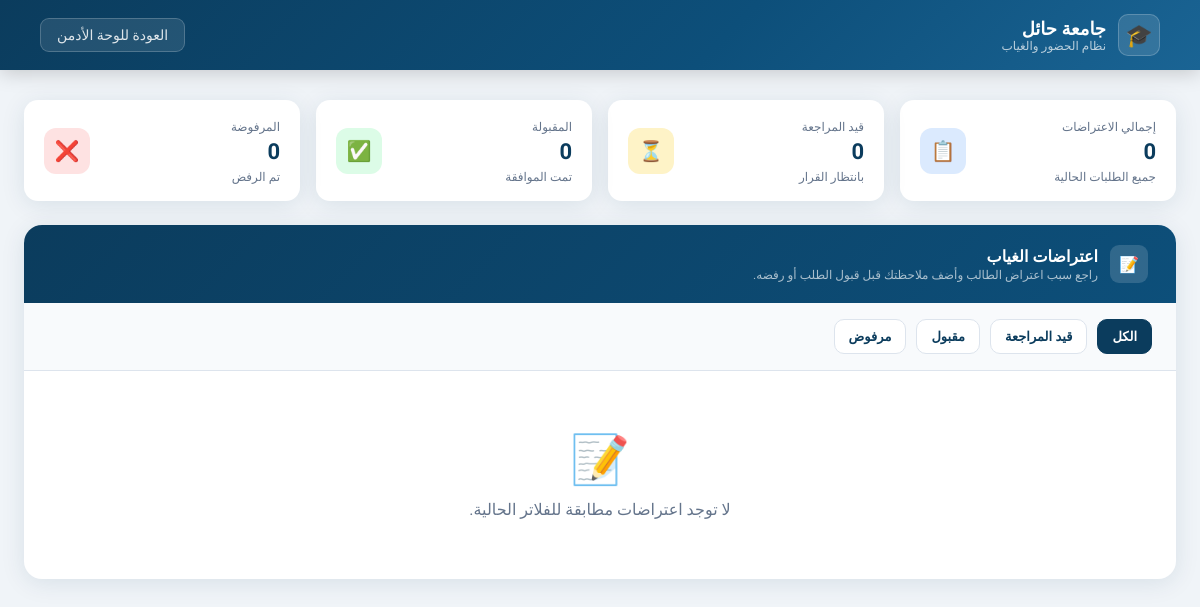
The app's page /admin/appeals (signed in), older data.
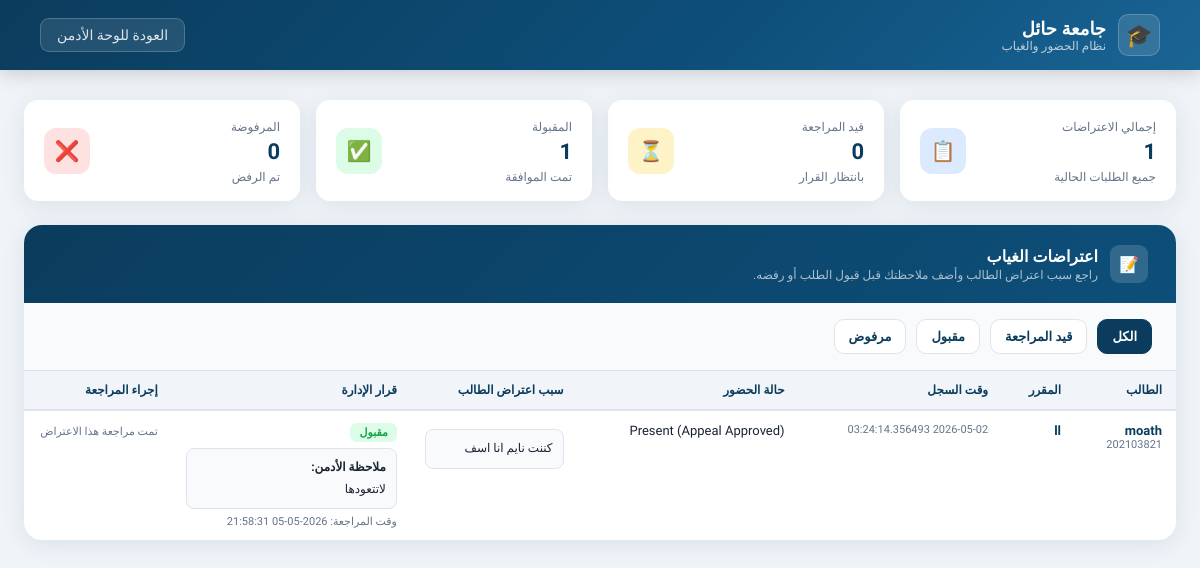
The same page, newer data.
### tables this page shows
CREATE TABLE student_absence_appeals (
                id INTEGER PRIMARY KEY AUTOINCREMENT,
                attendance_id INTEGER,
                university_id TEXT,
                reason TEXT,
                status TEXT DEFAULT 'pending'
            , admin_note TEXT, created_at DATETIME, reviewed_at DATETIME);

### routes/admin_routes.py (the view)
    @app.route("/admin/appeals")
    def admin_appeals():
        if "admin" not in session:
            return redirect("/admin/login")
        status_filter = (request.args.get("status") or "all").strip().lower()
        if status_filter not in {"all", "pending", "approved", "rejected"}:
            status_filter = "all"
        conn = None
        try:
            conn = get_db()
            cur = conn.cursor()
            query = """
                SELECT
                    ap.id,
                    ap.attendance_id,
                    ap.university_id,
                    COALESCE(st.name, '-') AS student_name,
                    COALESCE(se.course_name, '-') AS course_name,
                    COALESCE(a.check_in, '') AS check_in,
                    COALESCE(a.status, '') AS attendance_status,
                    ap.reason,
                    ap.status,
                    COALESCE(ap.admin_note, '') AS admin_note,
                    COALESCE(ap.created_at, '') AS created_at,
                    COALESCE(ap.reviewed_at, '') AS reviewed_at
                FROM student_absence_appeals ap
                LEFT JOIN attendance a ON a.id = ap.attendance_id
                LEFT JOIN sessions se ON se.session_id = a.session_id
                LEFT JOIN students st ON st.university_id = ap.university_id
            """
            params = []
            if status_filter != "all":
                query += " WHERE ap.status=?"
                params.append(status_filter)
            query += " ORDER BY CASE WHEN ap.status='pending' THEN 0 ELSE 1 END, ap.id DESC"
            cur.execute(query, params)
            appeals = cur.fetchall()
        finally:
            if conn:
                conn.close()
        return render_template("admin/admin_appeals.html", appeals=appeals, status_filter=status_filter)

### helpers.py (called while the page is built)
def get_db():
    conn = sqlite3.connect(DATABASE, timeout=10, check_same_thread=False)
    conn.row_factory = sqlite3.Row
    conn.execute("PRAGMA foreign_keys=ON;")
    conn.execute("PRAGMA journal_mode=WAL;")
    conn.execute("PRAGMA synchronous=NORMAL;")
    conn.execute("PRAGMA busy_timeout=5000;")
    return conn

### templates/admin/admin_appeals.html (shortened to what this page needs)
<!DOCTYPE html>
<html lang="ar" dir="rtl">
<head>
</head>
<body>
<header class="top-header">
    <div class="logo">
        <div class="logo-icon">🎓</div>
        <div><div class="logo-text">جامعة حائل</div><div class="logo-sub">نظام الحضور والغياب</div></div>
    </div>
    <a class="back-btn" href="/admin/dashboard">العودة للوحة الأدمن</a>
</header>
<div class="page">
    <div class="stats-row">
        <div class="stat-card">
            <div class="stat-info"><small>إجمالي الاعتراضات</small><b>{{ appeals|length }}</b><small>جميع الطلبات الحالية</small></div>
            <div class="stat-icon si-blue">📋</div>
        </div>
        <div class="stat-card">
            <div class="stat-info"><small>قيد المراجعة</small><b>{{ appeals|selectattr('status', 'equalto', 'pending')|list|length }}</b><small>بانتظار القرار</small></div>
            <div class="stat-icon si-yellow">⏳</div>
        </div>
        <div class="stat-card">
            <div class="stat-info"><small>المقبولة</small><b>{{ appeals|selectattr('status', 'equalto', 'approved')|list|length }}</b><small>تمت الموافقة</small></div>
            <div class="stat-icon si-green">✅</div>
        </div>
        <div class="stat-card">
            <div class="stat-info"><small>المرفوضة</small><b>{{ appeals|selectattr('status', 'equalto', 'rejected')|list|length }}</b><small>تم الرفض</small></div>
            <div class="stat-icon si-red">❌</div>
        </div>
    </div>
    <div class="card">
        <div class="card-header">
            <div class="card-header-icon">📝</div>
            <div><h2>اعتراضات الغياب</h2><p>راجع سبب اعتراض الطالب وأضف ملاحظتك قبل قبول الطلب أو رفضه.</p></div>
        </div>
        <div class="toolbar">
            <a class="filter-pill {{ 'active' if status_filter == 'all' else '' }}" href="/admin/appeals?status=all">الكل</a>
            <a class="filter-pill {{ 'active' if status_filter == 'pending' else '' }}" href="/admin/appeals?status=pending">قيد المراجعة</a>
            <a class="filter-pill {{ 'active' if status_filter == 'approved' else '' }}" href="/admin/appeals?status=approved">مقبول</a>
            <a class="filter-pill {{ 'active' if status_filter == 'rejected' else '' }}" href="/admin/appeals?status=rejected">مرفوض</a>
        </div>
        <div class="table-wrap">
            {% if appeals %}
            <table>
                <thead>
                    <tr>
                        <th>الطالب</th>
                        <th>المقرر</th>
                        <th>وقت السجل</th>
                        <th>حالة الحضور</th>
                        <th>سبب اعتراض الطالب</th>
                        <th>قرار الإدارة</th>
                        <th>إجراء المراجعة</th>
                    </tr>
                </thead>
                <tbody>
                {% for ap in appeals %}
                    <tr>
                        <td>
                            <div class="student-name">{{ ap.student_name }}</div>
                            <div class="sub">{{ ap.university_id }}</div>
                        </td>
                        <td><div class="student-name">{{ ap.course_name }}</div></td>
                        <td><div class="sub">{{ ap.check_in or '-' }}</div></td>
                        <td>{{ ap.attendance_status or '-' }}</td>
                        <td>
                            <div class="note-box">{{ ap.reason }}</div>
                        </td>
                        <td>
                            <span class="badge badge-{{ 'pending' if ap.status == 'pending' else 'approved' if ap.status == 'approved' else 'rejected' }}">
                                {% if ap.status == 'pending' %}قيد المراجعة{% elif ap.status == 'approved' %}مقبول{% else %}مرفوض{% endif %}
                            </span>
                            {% if ap.admin_note %}
                            <div class="note-box">
                                <strong>ملاحظة الأدمن:</strong><br>
                                {{ ap.admin_note }}
                            </div>
                            {% endif %}
                            {% if ap.reviewed_at %}
                            <div class="sub" style="margin-top:6px;">وقت المراجعة: {{ ap.reviewed_at }}</div>
                            {% endif %}
                        </td>
                        <td>
                            {% if ap.status == 'pending' %}
                            <form class="review-form" method="post" action="/admin/appeals/{{ ap.id }}/review">
                                <input type="text" name="admin_note" placeholder="اكتب ملاحظة للطالب">
                                <div class="actions">
                                    <button class="btn btn-approve" type="submit" name="decision" value="approved">قبول</button>
                                    <button class="btn btn-reject" type="submit" name="decision" value="rejected">رفض</button>
                                </div>
                            </form>
                            {% else %}
                            <span class="sub">تمت مراجعة هذا الاعتراض</span>
                            {% endif %}
                        </td>
                    </tr>
                {% endfor %}
                </tbody>
            </table>
            {% else %}
            <div class="empty">
                <div class="empty-icon">📝</div>
                <p>لا توجد اعتراضات مطابقة للفلاتر الحالية.</p>
            </div>
            {% endif %}
        </div>
    </div>
</div>
</body>
</html>

### templates/admin/admin_appeals.html (style rules this page uses)
:root { --navy:#0b3c5d; --navy-mid:#0d4f7a; --navy-lt:#1a6494; --bg:#f0f4f8; --white:#ffffff; --text:#1a2332; --muted:#64748b; --danger:#dc2626; --danger-lt:#fee2e2; --success:#16a34a; --success-lt:#dcfce7; --warning:#d97706; --warning-lt:#fef3c7; --border:#dde4ed; --shadow:0 4px 24px rgba(11,60,93,.10); }
* { margin:0;padding:0;box-sizing:border-box; }
body { font-family:'Tajawal',sans-serif;background:var(--bg);color:var(--text);min-height:100vh; }
.top-header { background:linear-gradient(135deg,var(--navy) 0%,var(--navy-mid) 60%,var(--navy-lt) 100%);padding:0 40px;display:flex;align-items:center;justify-content:space-between;height:70px;box-shadow:0 2px 20px rgba(0,0,0,.2);position:sticky;top:0;z-index:100; }
.logo { display:flex;align-items:center;gap:12px;color:#fff; }
.logo-icon { width:42px;height:42px;background:rgba(255,255,255,.12);border-radius:10px;display:flex;align-items:center;justify-content:center;font-size:22px;border:1px solid rgba(255,255,255,.2); }
.logo-text { font-size:18px;font-weight:700; }
.logo-sub { font-size:12px;opacity:.7; }
.back-btn { display:flex;align-items:center;gap:8px;color:rgba(255,255,255,.85);text-decoration:none;font-size:14px;font-weight:500;background:rgba(255,255,255,.1);border:1px solid rgba(255,255,255,.2);border-radius:9px;padding:8px 16px;transition:all .2s; }
.page { max-width:1400px;margin:0 auto;padding:30px 24px; }
.stats-row { display:grid;grid-template-columns:repeat(4,1fr);gap:16px;margin-bottom:24px; }
.stat-card { background:var(--white);border-radius:14px;padding:16px 20px;box-shadow:var(--shadow);display:flex;align-items:center;justify-content:space-between; }
.stat-info small { font-size:12px;color:var(--muted); }
.stat-info b { display:block;font-size:22px;font-weight:800;color:var(--navy);margin:4px 0 2px; }
.stat-icon { width:46px;height:46px;border-radius:12px;display:flex;align-items:center;justify-content:center;font-size:20px; }
.si-blue { background:#dbeafe; }
.si-yellow { background:var(--warning-lt); }
.si-green { background:var(--success-lt); }
.si-red { background:var(--danger-lt); }
.card { background:var(--white);border-radius:18px;box-shadow:var(--shadow);overflow:hidden; }
.card-header { background:linear-gradient(135deg,var(--navy) 0%,var(--navy-mid) 100%);padding:20px 28px;display:flex;align-items:center;gap:12px; }
.card-header-icon { width:38px;height:38px;background:rgba(255,255,255,.15);border-radius:9px;display:flex;align-items:center;justify-content:center;font-size:16px; }
.card-header h2 { color:#fff;font-size:16px;font-weight:700; }
.card-header p { color:rgba(255,255,255,.65);font-size:12px;margin-top:2px; }
.toolbar { display:flex;align-items:center;gap:10px;flex-wrap:wrap;padding:16px 24px;border-bottom:1px solid var(--border);background:#f8fafc; }
.filter-pill { background:#fff;color:var(--navy);padding:9px 14px;border-radius:10px;border:1.5px solid var(--border);font-size:13px;font-weight:700;text-decoration:none; }
.filter-pill.active { background:var(--navy);color:#fff;border-color:var(--navy); }
.table-wrap { overflow-x:auto; }
table { width:100%;border-collapse:collapse;min-width:1180px; }
thead th { background:#f1f5f9;color:var(--navy);font-size:12px;font-weight:700;padding:12px 14px;text-align:right;border-bottom:2px solid var(--border); }
tbody tr { transition:background .15s; }
td { padding:12px 14px;font-size:13px;color:var(--text);vertical-align:top; }
.student-name { font-weight:700;color:var(--navy); }
.sub { font-size:11px;color:var(--muted); }
.badge { display:inline-block;border-radius:7px;padding:3px 9px;font-size:11px;font-weight:700; }
.badge-approved { background:var(--success-lt);color:var(--success); }
.note-box { margin-top:6px;font-size:12px;background:#f8fafc;border:1px solid var(--border);border-radius:8px;padding:8px 10px;color:var(--text);line-height:1.8; }

Row changes from the older to the newer data that the page shows:
added student_absence_appeals: student_name "moath", university_id "202103821", course_name "ll", check_in "2026-05-02 03:24:14.356493", attendance_status "Present (Appeal Approved)", reason "كننت نايم انا اسف", status "مقبول", admin_note "لاتتعودها", reviewed_at "2026-05-05 21:58:31"
Text that changed along with them:
{{ appeals|length }}: "0" → "1"
{{ appeals|selectattr('status', 'equalto', 'approved')|list|length }}: "0" → "1"
text no longer shown: "📝 لا توجد اعتراضات مطابقة للفلاتر الحالية."
text now shown: "الطالب المقرر وقت السجل حالة الحضور سبب اعتراض الطالب قرار الإدارة إجراء المراجعة"
